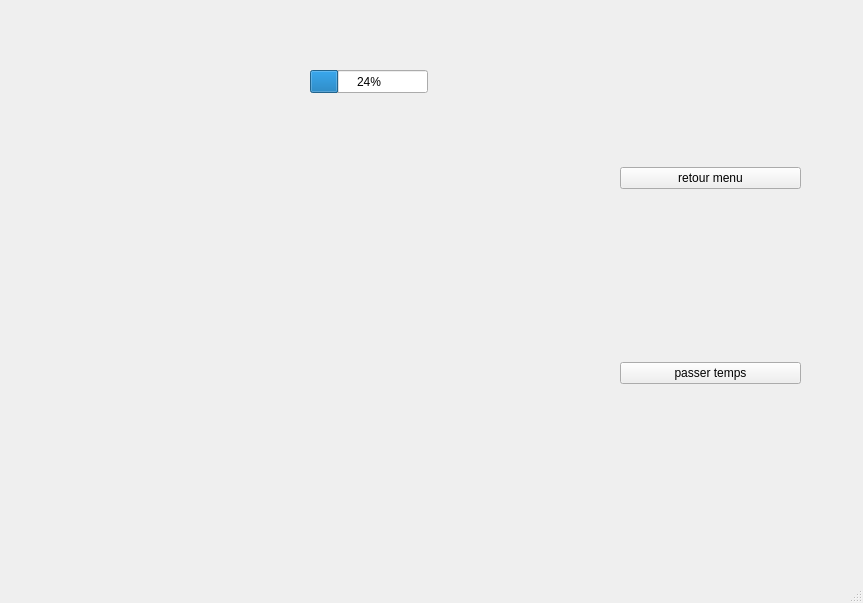
<?xml version="1.0" encoding="UTF-8"?>
<ui version="4.0">
 <class>fenetre2</class>
 <widget class="QMainWindow" name="fenetre2">
  <property name="geometry">
   <rect>
    <x>0</x>
    <y>0</y>
    <width>863</width>
    <height>603</height>
   </rect>
  </property>
  <property name="windowTitle">
   <string>MainWindow</string>
  </property>
  <widget class="QWidget" name="centralwidget">
   <widget class="QProgressBar" name="progressBar">
    <property name="geometry">
     <rect>
      <x>310</x>
      <y>70</y>
      <width>118</width>
      <height>23</height>
     </rect>
    </property>
    <property name="value">
     <number>24</number>
    </property>
   </widget>
   <widget class="QWidget" name="verticalLayoutWidget">
    <property name="geometry">
     <rect>
      <x>620</x>
      <y>0</y>
      <width>181</width>
      <height>551</height>
     </rect>
    </property>
    <layout class="QVBoxLayout" name="verticalLayout">
     <item>
      <widget class="QPushButton" name="bouton_fenetre2">
       <property name="text">
        <string>retour menu</string>
       </property>
      </widget>
     </item>
     <item>
      <widget class="QPushButton" name="bouton_action">
       <property name="text">
        <string>passer temps</string>
       </property>
      </widget>
     </item>
    </layout>
   </widget>
  </widget>
  <widget class="QMenuBar" name="menubar">
   <property name="geometry">
    <rect>
     <x>0</x>
     <y>0</y>
     <width>863</width>
     <height>22</height>
    </rect>
   </property>
  </widget>
  <widget class="QStatusBar" name="statusbar"/>
 </widget>
 <resources/>
 <connections>
  <connection>
   <sender>bouton_fenetre2</sender>
   <signal>clicked()</signal>
   <receiver>fenetre2</receiver>
   <slot>close()</slot>
   <hints>
    <hint type="sourcelabel">
     <x>665</x>
     <y>211</y>
    </hint>
    <hint type="destinationlabel">
     <x>407</x>
     <y>275</y>
    </hint>
   </hints>
  </connection>
 </connections>
</ui>
